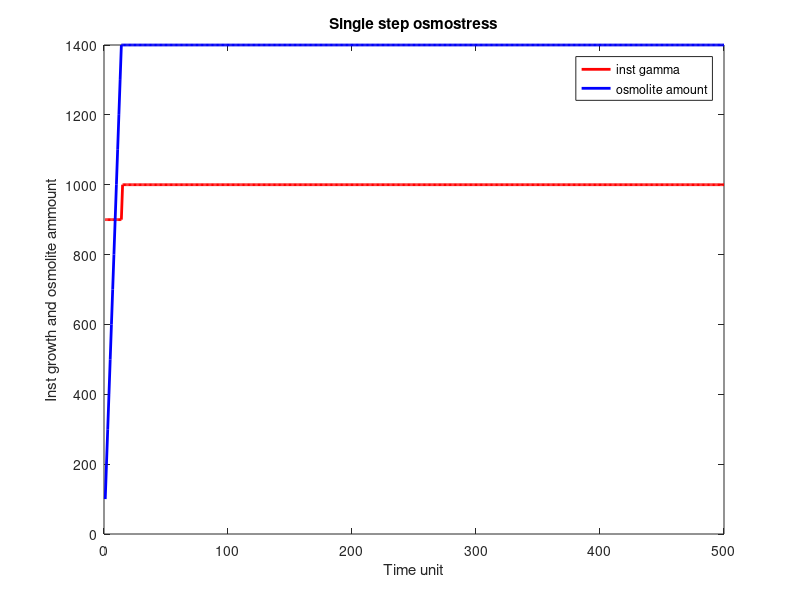

Write MATLAB code to recreate this figure.
%% sorbitol stimulations under constant glucose

P = 1000; % amount of precursors in a single time unit
alpha = 0.9; % resource allocation parameter

num_time_units = 500; 
gamma_responses = zeros(1, num_time_units);
osmolite_responses = zeros(1, num_time_units);

a_homeostasis = 10000; % amount osmolite needed to reach homeostasis

gamma_responses(1) = P * alpha;

osmolite_responses(1) = P * (1 - alpha);

for i=2:num_time_units
    if sum(osmolite_responses) > a_homeostasis
        alpha = 1;    
    end
    inst_gamma = P * alpha;
    gamma_responses(i) = inst_gamma;
    
    inst_osmolite = P * (1 - alpha);
    osmolite_responses(i) = osmolite_responses(i-1) + inst_osmolite;
   
end

plot(gamma_responses, 'r', 'LineWidth', 2), hold on
plot(osmolite_responses, 'b', 'LineWidth', 2) 
title('Single step osmostress');
xlabel('Time unit');
ylabel('Inst growth and osmolite ammount');
legend('inst gamma', 'osmolite amount');